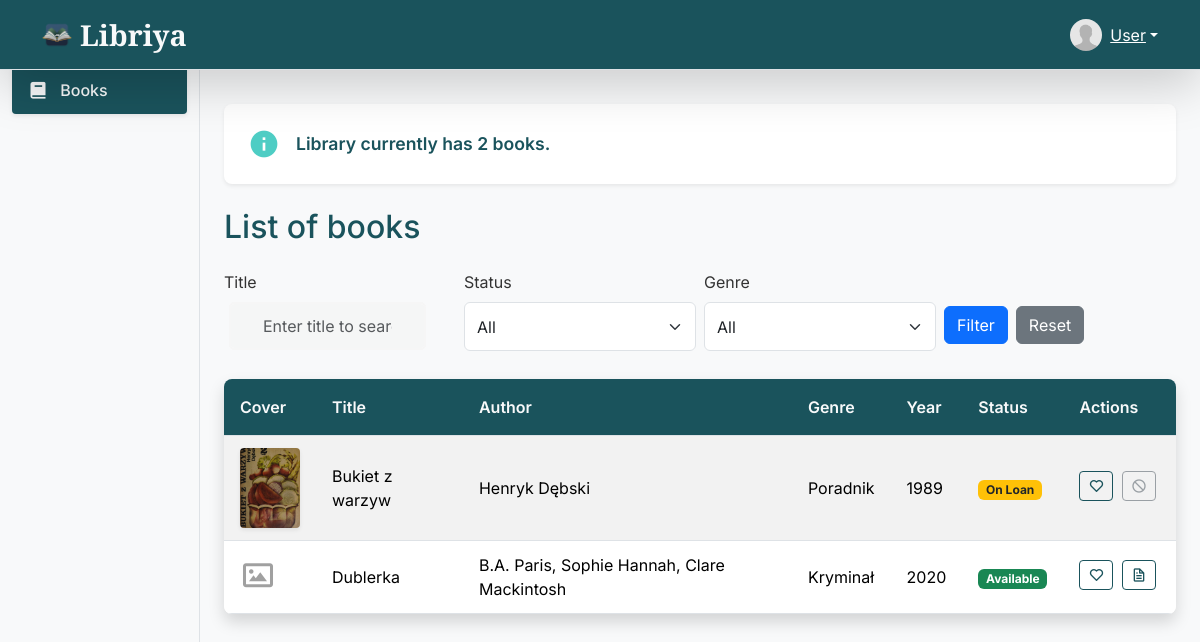
Screenshot of / (signed in) with the database file from the repository.
### app/models.py (models this page shows, shortened)
class User(UserMixin, db.Model):
    id = db.Column(db.Integer, primary_key=True)
    username = db.Column(db.String(50), unique=True,
                         nullable=False, index=True)
    email = db.Column(db.String(120), unique=True, nullable=False, index=True)
    password_hash = db.Column(db.String(128), nullable=False)
    image_file = db.Column(db.String(20), nullable=False,
                           default='default.jpg')
    loans = db.relationship('Loan', back_populates='user', lazy=True)
    is_admin = db.Column(db.Boolean, default=False)
    favorites = db.relationship('Book', secondary=favorites, lazy='subquery',
                                backref=db.backref('favorited_by', lazy=True))

class Book(db.Model):
    id = db.Column(db.Integer, primary_key=True)
    isbn = db.Column(db.String(13), unique=True, nullable=False, index=True)
    title = db.Column(db.String(200), nullable=False, index=True)
    authors = db.relationship(
        'Author', secondary=book_authors, lazy='subquery', back_populates='books')
    genre_id = db.Column(db.Integer, db.ForeignKey(
        'genre.id'), nullable=False)
    year = db.Column(db.Integer, nullable=False)
    cover = db.Column(db.String(200))
    status = db.Column(db.String(50), default='available', nullable=False) # 'available', 'reserved', 'on_loan'

class Genre(db.Model):
    id = db.Column(db.Integer, primary_key=True)
    name = db.Column(db.String(50), nullable=False, index=True)
    books = db.relationship('Book', backref='genre', lazy=True)
    def __str__(self):
        return self.name

### app/routes.py (the view)
@bp.route("/")
@login_required
def home():
    status_filter = request.args.get('status')
    genre_filter = request.args.get('genre')
    title_filter = request.args.get('title')
    query = Book.query
    if title_filter:  # Dodaj filtr tytułu
        query = query.filter(Book.title.ilike(f"%{title_filter}%"))
    if status_filter:
        if status_filter == 'available':
            query = query.filter(Book.status == 'available')
        elif status_filter == 'on_loan':
            query = query.filter(or_(Book.status == 'on_loan', Book.status == 'reserved'))
    if genre_filter:
        query = query.filter(Book.genre_id == genre_filter)
    books = query.all()
    genres = Genre.query.all()
    return render_template("index.html", books=books, genres=genres, active_page="books")

### app/__init__.py (called while the page is built)
@login_manager.user_loader
def load_user(user_id):
    from app.models import User
    return User.query.get(int(user_id))

### app/templates/index.html (shortened to what this page needs)
{% extends "layout.html" %}
{% block content %}
<div class="container">
    <div class="book-count-card">
        <i class='bx bxs-info-circle'></i>
        <p class="mb-0">
            {% set n = books|length %}
            {{ ngettext('Library currently has %(n)s book.', 'Library currently has %(n)s books.', n, n=n) }}
        </p>
    </div>
    <h2>{{ _('List of books') }}</h2>
    <form method="GET" action="{{ url_for('main.home') }}" class="mb-3">
        <div class="row g-2">
            <div class="col-md-3">
                <label for="title" class="form-label">{{ _('Title') }}</label>
                <input type="text" class="form-control" id="title" name="title"
                    value="{{ request.args.get('title', '') }}" placeholder="{{ _('Enter title to search') }}">
            </div>
            <div class="col-md-3">
                <label for="status" class="form-label">{{ _('Status') }}</label>
                <select class="form-select" id="status" name="status">
                    <option value="">{{ _('All') }}</option>
                </select>
            </div>
            <div class="col-md-3">
                <label for="genre" class="form-label">{{ _('Genre') }}</label>
                <select class="form-select" id="genre" name="genre">
                    <option value="">{{ _('All') }}</option>
                </select>
            </div>
            <div class="col-md-3 d-flex align-items-center buttons-container">
                <button type="submit" class="btn btn-primary me-2">{{ _('Filter') }}</button>
                <a href="{{ url_for('main.home') }}" class="btn btn-secondary">{{ _('Reset') }}</a>
            </div>
        </div>
    </form>
    <table class="table table-hover table-striped">
        <thead>
            <tr>
                <th>{{ _('Cover') }}</th>
                <th>{{ _('Title') }}</th>
                <th>{{ _('Author') }}</th>
                <th>{{ _('Genre') }}</th>
                <th>{{ _('Year') }}</th>
                <th>{{ _('Status') }}</th>
                <th>{{ _('Actions') }}</th>
            </tr>
        </thead>
        <tbody>
            {% for book in books %}
            <tr onclick="window.location='{{ url_for('main.book_detail', book_id=book.id) }}';"
                style="cursor: pointer;">
                <td>
                    {% if book.cover %}
                    <img src="{{ url_for('static', filename='uploads/' + book.cover) }}"
                        alt="{{ _('Book cover %(title)s', title=book.title) }}">
                    {% else %}
                    <i class='bx bx-image'></i>
                    {% endif %}
                </td>
                <td>{{ book.title }}</td>
                <td>{{ book.authors|map(attribute='name')|join(', ') }}</td>
                <td>{{ book.genre }}</td>
                <td>{{ book.year }}</td>
                <td>
                    {% if book.status == 'available' %}
                        <span class="badge bg-success">{{ _('Available') }}</span>
                    {% elif book.status == 'reserved' %}
                        <span class="badge bg-info">{{ _('Reserved') }}</span>
                    {% elif book.status == 'on_loan' %}
                        <span class="badge bg-warning text-dark">{{ _('On Loan') }}</span>
                    {% else %}
                        <span class="badge bg-secondary">{{ book.status.replace('_', ' ').title() }}</span>
                    {% endif %}
                </td>
                <td class="text-nowrap">
                    <form action="{{ url_for('main.add_favorite', book_id=book.id) }}" method="POST"
                        style="display: inline;">
                        <button type="submit" class="btn btn-outline-success btn-sm" data-bs-toggle="tooltip"
                            data-bs-placement="top" title="{{ _('Add to favorites') }}">
                            <i class='bx bx-heart'></i>
                        </button>
                    </form>
                    {% if book.status == 'available' %}
                    <a href="{{ url_for('main.request_reservation', book_id=book.id, user_id=current_user.id) }}"
                        class="btn btn-outline-success btn-sm" data-bs-toggle="tooltip" data-bs-placement="top"
                        title="{{ _('Request Reservation') }}"><i class="bx bx-file"></i></a>
                    {% else %}
                    <button type="button" class="btn btn-outline-secondary btn-sm" disabled data-bs-toggle="tooltip"
                        data-bs-placement="top" title="{{ _('Book not available for reservation') }}"><i
                            class="bx bx-block"></i></button>
                    {% endif %}
                </td>
            </tr>
            {% endfor %}
        </tbody>
    </table>
</div>
{% endblock %}

### app/templates/layout.html (shortened to what this page needs)
<!DOCTYPE html>
<html lang="en">
<head>
    <link href="https://cdn.jsdelivr.net/npm/bootstrap@5.3.3/dist/css/bootstrap.min.css" rel="stylesheet">
    <link href="https://unpkg.com/boxicons@2.1.4/css/boxicons.min.css" rel="stylesheet">
    <link rel="stylesheet" href="{{ url_for('static', filename='/css/style.css') }}">
    <link rel="stylesheet" href="https://cdn.jsdelivr.net/gh/lipis/flag-icons@7.0.0/css/flag-icons.min.css" />
</head>
<body class="{% if login_page %}login-background{% endif %}">
    <nav class="navbar navbar-expand-lg navbar-dark bg-custom-dark border-bottom shadow-lg fixed-top">
        <div class="container">
            <a class="navbar-brand title-text d-flex align-items-center" href="/">
                <img src="{{ url_for('static', filename='/images/logo.png') }}" alt="Libriya" class="me-2"> Libriya
            </a>
            <div class="collapse navbar-collapse" id="navbarSupportedContent">
                <ul class="navbar-nav ms-auto mb-2 mb-lg-0 d-flex align-items-center">
                    {% if current_user.is_authenticated %}
                    <li class="nav-item dropdown">
                        <a class="user-display dropdown-toggle d-flex align-items-center text-white" href="#"
                            role="button" id="userDropdown" data-bs-toggle="dropdown" aria-expanded="false">
                            <img class="rounded-circle me-2"
                                src="{{ url_for('static', filename='uploads/' + current_user.image_file) }}"
                                style="width: 32px; height: 32px; object-fit: cover;">
                            {{ current_user.username }}
                        </a>
                    </li>
                    {% endif %}
                </ul>
            </div>
        </div>
    </nav>
    <div class="container-fluid">
        <div class="row">
            {% if not login_page %}
            <nav id="sidebarMenu" class="col-md-2 d-none d-md-block bg-light sidebar border-end pt-5">
                <div class="position-sticky pt-3">
                    <ul class="nav nav-pills flex-column">
                        <li class="nav-item mb-1">
                            <a class="nav-link {% if active_page == 'books' %}active {% else %}text-dark {% endif %}"
                                href="{{ url_for('main.home') }}">
                                <i class='bx bxs-book align-middle me-2'></i>
                                <span class="align-middle">{{ _('Books') }}</span>
                            </a>
                        </li>
                    </ul>
                </div>
            </nav>
            {% endif %}
            <main
                class="{% if login_page %}col-12{% else %}col-md-10 ms-sm-auto{% endif %} main-content {% if login_page %}login-full-height{% else %}pt-5{% endif %}">
                {% block content %}{% endblock %}
            </main>
        </div>
    </div>
</body>
</html>

### app/static/css/style.css (style rules this page uses)
:root { --primary-color: #1a535c; --accent-color: #4ecdc4; --text-dark: #333; --text-light: #f8f9fa; --gray-bg: #f8f9fa; --box-shadow-light: 0 .125rem .25rem rgba(0, 0, 0, .075); --box-shadow-medium: 0 .5rem 1rem rgba(0, 0, 0, .15); }
body { font-family: 'Inter', sans-serif; color: var(--text-dark); background-color: var(--gray-bg); padding-top: 56px; }
h2 { margin-bottom: 1.5rem; margin-top: 1.5rem; color: var(--primary-color); }
.bg-custom-dark { background-color: var(--primary-color) !important; }
.navbar-brand.title-text { font-family: 'Cormorant Garamond', serif; font-size: 1.8rem; font-weight: 700; color: var(--text-light) !important; }
.navbar-brand.title-text img { height: 30px; width: auto; }
.user-display { color: var(--text-light); }
.sidebar { height: 100vh; position: fixed; top: 0; left: 0; padding-top: 56px; background-color: var(--gray-bg); z-index: 1000; }
.sidebar .nav-link { font-weight: 500; color: var(--text-dark); transition: background-color 0.2s, color 0.2s; border-radius: .25rem; padding: .75rem 1rem; }
.sidebar .nav-link.active { color: var(--text-light); background-color: var(--primary-color); box-shadow: var(--box-shadow-light); }
.sidebar .nav-link.active .bx { color: var(--text-light); }
.sidebar .nav-link .bx { font-size: 1.25rem; }
.main-content { padding-top: 1.5rem; padding-bottom: 3rem; }
.book-count-card { background-color: white; padding: 1.5rem; border-radius: .5rem; box-shadow: var(--box-shadow-light); margin-bottom: 1.5rem; display: flex; align-items: center; gap: 1rem; font-size: 1.1rem; color: var(--primary-color); font-weight: 600; }
.book-count-card .bx { font-size: 2rem; color: var(--accent-color); }
.table { background-color: white; border-radius: .5rem; overflow: hidden; box-shadow: var(--box-shadow-medium); margin-top: 1.5rem; }
.table thead th { background-color: var(--primary-color); color: var(--text-light); font-weight: 600; vertical-align: middle; padding: 1rem; }
.table td { vertical-align: middle; padding: .75rem 1rem; }
.table img { width: 60px; height: 80px; object-fit: cover; border-radius: .25rem; box-shadow: 0 2px 4px rgba(0, 0, 0, .08); }
.table i.bx-image { font-size: 36px !important; color: #a0a0a0 !important; }
.table td .btn { margin-right: .25rem; margin-bottom: .25rem; white-space: nowrap; padding: .375rem .5rem; }
.table td .btn i { font-size: 1rem; }
.btn-outline-success { --bs-btn-color: var(--primary-color); --bs-btn-border-color: var(--primary-color); --bs-btn-hover-bg: var(--primary-color); --bs-btn-hover-border-color: var(--primary-color); --bs-btn-active-bg: var(--primary-color); --bs-btn-active-border-color: var(--primary-color); --bs-btn-active-color: var(--text-light); --bs-btn-hover-color: var(--text-light); }
.btn { vertical-align: middle; display: inline-flex; align-items: center; justify-content: center; gap: 0.5rem; padding: var(--bs-btn-padding-y, .375rem) var(--bs-btn-padding-x, .75rem); height: auto; box-sizing: border-box; font-size: var(--bs-btn-font-size); line-height: var(--bs-btn-line-height); }
input[type=text], input[type=password] { background-color: #f6f6f6; border: none; color: #0d0d0d; padding: 15px 32px; text-align: center; text-decoration: none; display: inline-block; font-size: 16px; margin: 5px; width: 85%; border: 2px solid #f6f6f6; -webkit-transition: all 0.5s ease-in-out; -moz-transition: all 0.5s ease-in-out; -ms-transition: all 0.5s ease-in-out; -o-transition: all 0.5s ease-in-out; transition: all 0.5s ease-in-out; -webkit-border-radius: 5px 5px 5px 5px; border-radius: 5px 5px 5px 5px; }
input[type=text]:placeholder, input[type=password]:placeholder { color: #cccccc; }
input[type=text], input[type=password] { background-color: rgba(246, 246, 246, 0.8); }
.form-select { padding-top: 0.7rem; padding-bottom: 0.7rem; }
.form-control { height: 3rem; }
#title { margin-top: 0.0rem; }
.buttons-container .btn { margin-top: 1.5em; }

### rows the page displays
User: image_file (placeholder picture), username "User"
Book: cover (picture), title "Bukiet z warzyw", authors|map "Henryk Dębski", genre "Poradnik", year "1989"
Book: title "Dublerka", authors|map "B.A. Paris, Sophie Hannah, Clare Mackintosh", genre "Kryminał", year "2020"

### other values shown
form field status "All"
form field genre "All"
